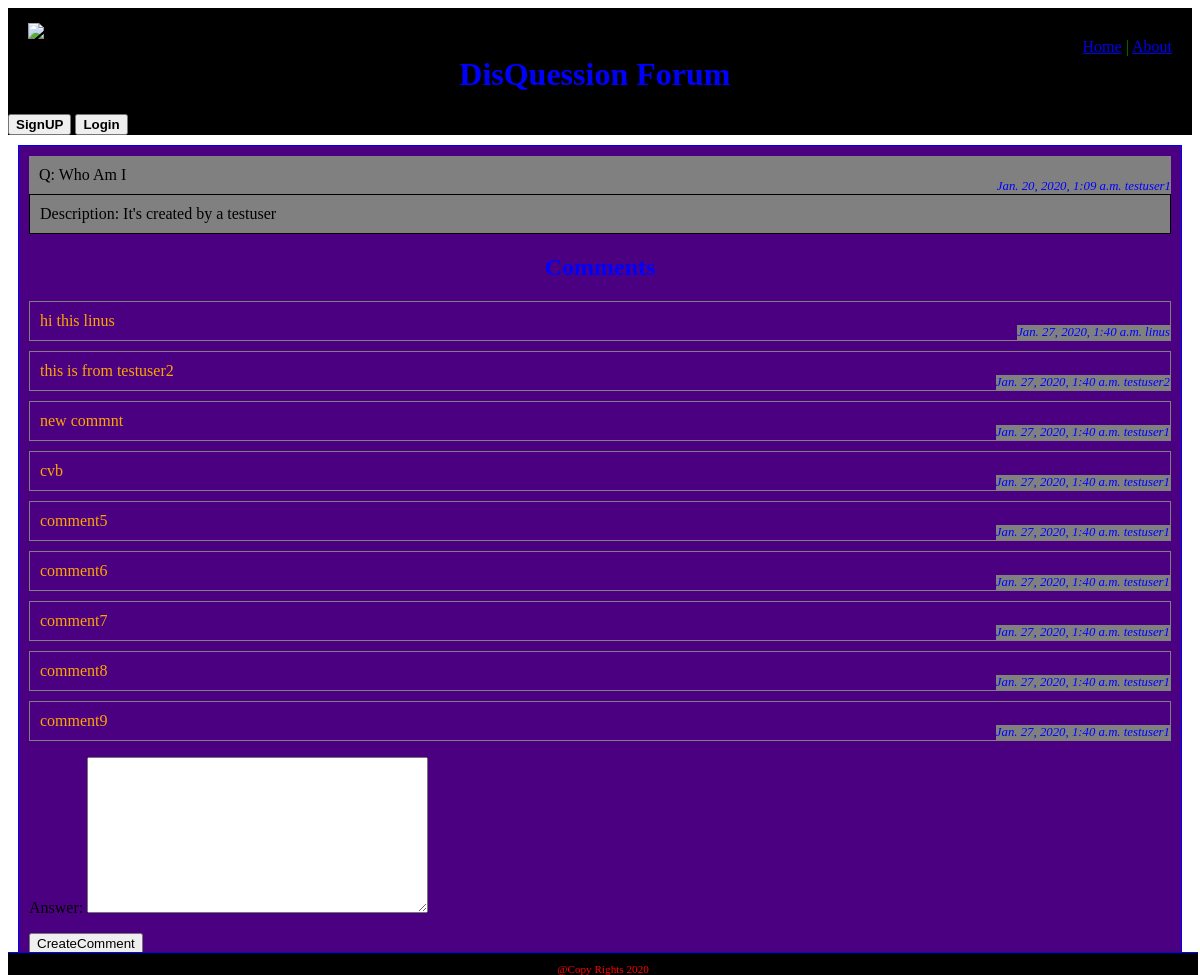
Screenshot of /article/detail/who am i with the database file from the repository.
### article/models.py (models this page shows, shortened)
class Article(models.Model):
    title = models.CharField(max_length=100)
    description = models.TextField()
    slug = models.SlugField()
    publish_date = models.DateTimeField(auto_now_add=True)
    author = models.ForeignKey(User, on_delete=models.CASCADE, default=None)

### comment/models.py (models this page shows)
class Comment(models.Model):
    article = models.ForeignKey(Article, on_delete=models.CASCADE, default=None)
    owner = models.ForeignKey(User, on_delete=models.CASCADE,default=None)
    answer = models.TextField()
    published_at = models.DateTimeField(auto_now_add=True, blank=True)

### article/views.py (the view)
# urls.py: path('detail/<title>',detailed_article, name='detail')
def detailed_article(request, title):
    detailed_article = Article.objects.get(title=title)
    comments = cModels.Comment.objects.filter(article=detailed_article)
    cform = cForms.CommentCreationForm()
    context = {
        'detailed_article': detailed_article,
        'comments': comments,
        'cform':cform
    }
    return render(request, 'article/detail.html', context)

### comment/forms.py
class CommentCreationForm(forms.ModelForm):
    class Meta:
        model = Comment
        fields = ('answer',)

### article/templates/article/detail.html (shortened to what this page needs)
{% extends 'base.html' %}
{% load static %}
{% block head %}
<link rel="stylesheet" href="{% static 'css/detail.css' %}">
{% endblock %}
{% block content %}
<div class="detail">
    <div class="title">
        Q: {{detailed_article.title|title}}
        <div class="otherDeatil">
        {{detailed_article.publish_date}}
        {{detailed_article.author}}
    </div>
    </div>
    <div class="description">
        Description: {{detailed_article.description}}
    </div>
    <h2>Comments</h2>
    <div class="comments">
        {% for comment in comments %}
        <div class="comment">
            {{comment.answer}}
            <div class="owner">
                {{comment.published_at}}
                {{comment.owner}}</div>
        </div>
    {% endfor %}
    </div>
    <form method="get" action="{% url 'comment:create' %}">
        {{cform.as_p}}
        <input type="submit" value="CreateComment">
    </form>
</div>
{% endblock %}

### static/css/master.css (style rules this page uses)
body { background-color: white; }

### article/static/css/detail.css (style rules this page uses)
.detail { margin : 10px }
.title { border : 1px black; background-color : gray; padding : 10px; position : relative }
.description { border : 1px solid black; background-color : gray; padding : 10px; }
.otherDeatil, .owner { float : right; background-color : gray; position:absolute; right : 0; bottom : 0; margin:0; font-size : 0.8em; font-style : italic; color : blue }
h2 { text-align : center ; color : blue }
.comment { border : 1px solid gray; padding : 10px; margin-top : 10px; position : relative; color : orange }

### rows the page displays
Article: title "Who Am I", publish_date "Jan. 20, 2020, 1:09 a.m.", author "testuser1", description "It's created by a testuser"
Comment: answer "hi this linus", published_at "Jan. 27, 2020, 1:40 a.m.", owner "linus"
Comment: answer "this is from testuser2", published_at "Jan. 27, 2020, 1:40 a.m.", owner "testuser2"
Comment: answer "new commnt", published_at "Jan. 27, 2020, 1:40 a.m.", owner "testuser1"
Comment: answer "cvb", published_at "Jan. 27, 2020, 1:40 a.m.", owner "testuser1"
Comment: answer "comment5", published_at "Jan. 27, 2020, 1:40 a.m.", owner "testuser1"
Comment: answer "comment6", published_at "Jan. 27, 2020, 1:40 a.m.", owner "testuser1"
Comment: answer "comment7", published_at "Jan. 27, 2020, 1:40 a.m.", owner "testuser1"
Comment: answer "comment8", published_at "Jan. 27, 2020, 1:40 a.m.", owner "testuser1"
Comment: answer "comment9", published_at "Jan. 27, 2020, 1:40 a.m.", owner "testuser1"
